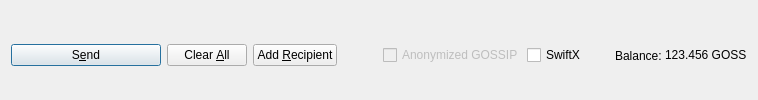
         <widget class="QFrame" name="frame_Send">
          <layout class="QHBoxLayout" name="horizontalLayout">
           <property name="bottomMargin">
            <number>0</number>
           </property>
           <item>
            <widget class="QPushButton" name="sendButton">
             <property name="minimumSize">
              <size>
               <width>150</width>
               <height>0</height>
              </size>
             </property>
             <property name="toolTip">
              <string>Confirm the send action</string>
             </property>
             <property name="text">
              <string>S&amp;end</string>
             </property>
             <property name="autoDefault">
              <bool>false</bool>
             </property>
             <property name="default">
              <bool>true</bool>
             </property>
            </widget>
           </item>
           <item>
            <widget class="QPushButton" name="clearButton">
             <property name="sizePolicy">
              <sizepolicy hsizetype="Minimum" vsizetype="Fixed">
               <horstretch>0</horstretch>
               <verstretch>0</verstretch>
              </sizepolicy>
             </property>
             <property name="toolTip">
              <string>Clear all fields of the form.</string>
             </property>
             <property name="text">
              <string>Clear &amp;All</string>
             </property>
             <property name="autoDefault">
              <bool>false</bool>
             </property>
            </widget>
           </item>
           <item>
            <widget class="QPushButton" name="addButton">
             <property name="toolTip">
              <string>Send to multiple recipients at once</string>
             </property>
             <property name="text">
              <string>Add &amp;Recipient</string>
             </property>
             <property name="autoDefault">
              <bool>false</bool>
             </property>
            </widget>
           </item>
           <item>
            <spacer name="horizontalSpacer">
             <property name="orientation">
              <enum>Qt::Horizontal</enum>
             </property>
             <property name="sizeHint" stdset="0">
              <size>
               <width>40</width>
               <height>20</height>
              </size>
             </property>
            </spacer>
           </item>
           <item>
            <layout class="QHBoxLayout" name="horizontalLayout_2">
             <property name="spacing">
              <number>3</number>
             </property>
             <item>
              <widget class="QCheckBox" name="checkzGOSS">
               <property name="enabled">
                <bool>false</bool>
               </property>
               <property name="text">
                <string>Anonymized GOSSIP</string>
               </property>
              </widget>
             </item>
             <item>
              <widget class="QCheckBox" name="checkSwiftTX">
               <property name="enabled">
                <bool>true</bool>
               </property>
               <property name="minimumSize">
                <size>
                 <width>85</width>
                 <height>0</height>
                </size>
               </property>
               <property name="text">
                <string>SwiftX</string>
               </property>
              </widget>
             </item>
             <item>
              <widget class="QLabel" name="labelForBalance">
               <property name="text">
                <string>Balance:</string>
               </property>
              </widget>
             </item>
             <item>
              <widget class="QLabel" name="labelBalance">
               <property name="sizePolicy">
                <sizepolicy hsizetype="Preferred" vsizetype="Fixed">
                 <horstretch>0</horstretch>
                 <verstretch>0</verstretch>
                </sizepolicy>
               </property>
               <property name="cursor">
                <cursorShape>IBeamCursor</cursorShape>
               </property>
               <property name="text">
                <string notr="true">123.456 GOSS</string>
               </property>
               <property name="textInteractionFlags">
                <set>Qt::LinksAccessibleByMouse|Qt::TextSelectableByKeyboard|Qt::TextSelectableByMouse</set>
               </property>
              </widget>
             </item>
            </layout>
           </item>
          </layout>
         </widget>
